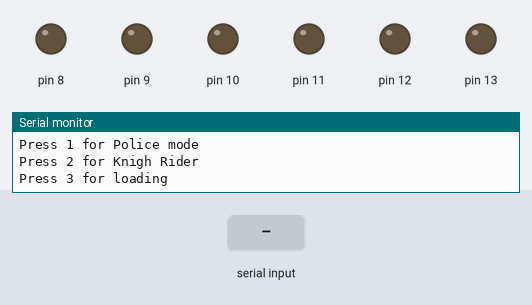
A program run on a simulated Arduino Uno, built with avr-gcc and run on an emulated ATmega328P. Parts: output pins drawn as LEDs (lit = HIGH), the last lines printed to the serial monitor. Dashed ring = blinking. Inputs (shaded band) come from the test bench.

Above: at 1.2 s.
1.3 s: "112\n" received over Serial
At 3.17 s:
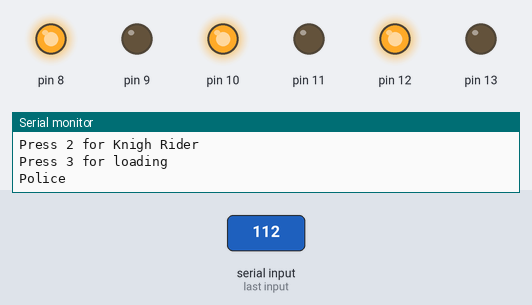
4.3 s: "22\n" received over Serial
At 4.85 s:
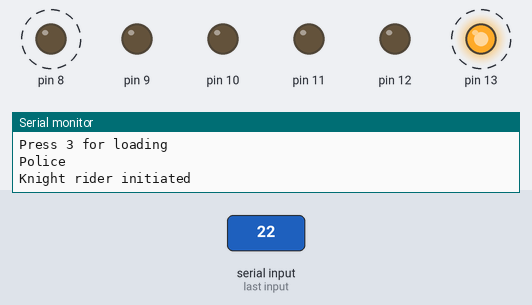
7.3 s: "33\n" received over Serial
At 7.85 s:
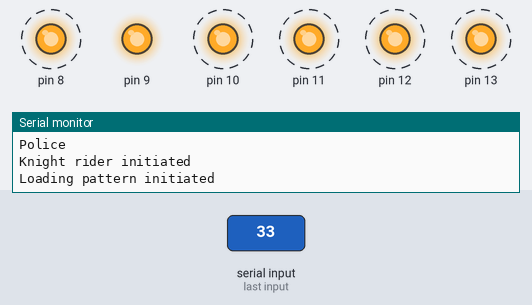
Timing chart, 0 to 11.1 s (numbered marks = the images above; inputs shaded):
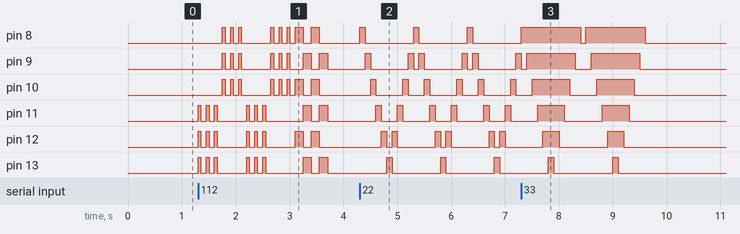

Measured:
- after the input at 4.3 s, pin 8: alternates HIGH for 0.10 s and LOW for 0.90 s, starting at once; pin 9: LOW → HIGH after 0.10 s, then repeats every 1.0 s: LOW 0.70 s, HIGH 0.10 s, LOW 0.10 s, HIGH 0.10 s
- after the input at 7.3 s, pin 8: alternates HIGH for 1.1 s and LOW for 0.10 s, 4 changes in all, then stays LOW, starting at once; pin 10: alternates HIGH for 0.70 s and LOW for 0.50 s, 4 changes in all, then stays LOW, starting after 0.20 s

The program:

main.cpp
```cpp
#include <Arduino.h>

//Im using VS Code Platformio extension instead of Arduino IDE so I need to include Arduino.h as well as declare functions in a proper C manner.
//please give me feedback on whether I should comment the code or not. Some lecturers want comments on every line, others hate them.

//Inspiration taken from https://create.arduino.cc/projecthub/thingerbits/9-led-patterns-with-arduino-277bf1

void knight_rider();
void loading();
void its_da_police();
void police_transition();

int repetitions = 4; //ADJUSTABLE BY USER
const unsigned int MAX_LENGHT = 12;

void setup() {
  Serial.begin(9600);
  Serial.print("\nPress 1 for Police mode\nPress 2 for Knigh Rider\nPress 3 for loading\n\n");

  for(int i = 8; i <= 13; i++){
  pinMode(i,OUTPUT);
 }
}

void loop(){
  //Initiate serial monitor read/write and let user choose which mode to briefly play selected mode.
  //If started in Arduino IDE, send characters without 'newline'

  static char message[MAX_LENGHT];      //allocate space for message buffer
  static unsigned int position = 0;
  unsigned int int_message;

  while (Serial.available() > 0){       //read keyboard number input until enter is hit

    char data = Serial.read();

    if (data != '\n' && (position < MAX_LENGHT-1)){
      message[position] = data;
      position++;
    }
    else{   //msg is successfully read
      message[position] = '\0'; //insert null character byte to show this is end of the buffer
      int_message = strtol(message, NULL, 10); //convert to int. Unusual characters will result in 0
      position = 0;

      switch (int_message){
        case 112:
          Serial.print("Police\n");
          its_da_police();
          break;

        case 22:
          Serial.print("Knight rider initiated\n");
          knight_rider();
          knight_rider();
          knight_rider();

          break;

        case 33:
          Serial.print("Loading pattern initiated\n");
          loading();
          loading();
          break;

        default:
          Serial.print("\nInvalid key!! You pressed: ");
          Serial.print(int_message);
          Serial.print("\nPress 112 for Police mode\nPress 22 for Knigh Rider\nPress 33 for loading\n");
          break;
      }
    }
  }
}

void knight_rider(){
  for(int i = 8; i <= 13; i++){
    digitalWrite(i,HIGH);
    delay(100);
    digitalWrite(i,LOW);
  }
  for(int i = 12; i >= 9; i--){
    digitalWrite(i,HIGH);
    delay(100);
    digitalWrite(i,LOW);
  }
}

void loading(){
  for(int i = 8; i <= 13; i++){
    digitalWrite(i,HIGH);
    delay(100);
  }
  for(int i = 13; i >= 8; i--){
    digitalWrite(i,LOW);
    delay(100);
  }
}

void its_da_police(){
  for (int y = 0; y <= 1; y++){

    for (int z = 0; z <=2; z++){
    digitalWrite(11,HIGH);
    digitalWrite(12,HIGH);
    digitalWrite(13,HIGH);
    delay(50);
    digitalWrite(11,LOW);
    digitalWrite(12,LOW);
    digitalWrite(13,LOW);
    delay(100);
    }

    for (int z = 0; z <=2; z++){
    digitalWrite(8,HIGH);
    digitalWrite(9,HIGH);
    digitalWrite(10,HIGH);
    delay(50);
    digitalWrite(8,LOW);
    digitalWrite(9,LOW);
    digitalWrite(10,LOW);
    delay(100);
    }
  }
  police_transition();
}

void police_transition(){
  for (int y = 0; y <= 1; y++){
    for (int i = 8; i <= 13; i = i + 2){
      digitalWrite(i, HIGH);
    }

    delay(150);

    for (int i = 8; i <= 13; i = i + 2){
      digitalWrite(i, LOW);
    }

    for (int i = 5; i <= 13; i = i + 2){
      digitalWrite(i, HIGH);
    }

    delay(150);

    for (int i = 5; i <= 13; i = i + 2){
      digitalWrite(i, LOW);
    }
  }
}
```
